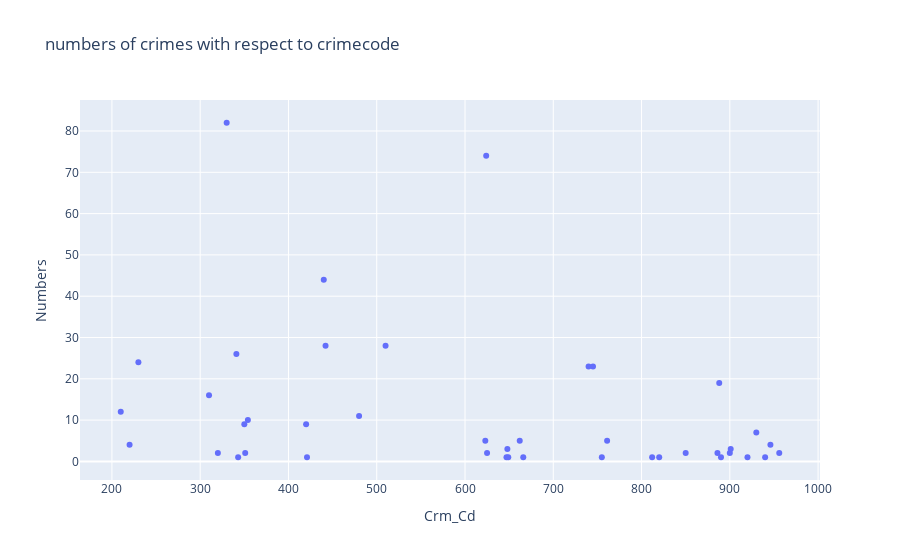

Notebook code for this chart:
### Code cell
st=px.scatter(data,x="Crm_Cd",y="Numbers",title="numbers of crimes with respect to crimecode")
st.show()

### Figure 1 — Plotly figure (JSON) as saved in the notebook; plotly's stock layout.template omitted (floating-point values rounded to 4 significant figures)
{"data": [{"hovertemplate": "Crm_Cd=%{x}<br>Numbers=%{y}<extra></extra>", "legendgroup": "", "marker": {"color": "#636efa", "symbol": "circle"}, "mode": "markers", "name": "", "orientation": "v", "showlegend": false, "type": "scatter", "x": [210, 220, 230, 310, 320, 330, 341, 343, 350, 351, 354, 420, 421, 440, 442, 480, 510, 623, 624, 625, 647, 648, 649, 662, 666, 740, 745, 755, 761, 812, 820, 850, 886, 888, 890, 900, 901, 920, 930, 940, 946, 956], "xaxis": "x", "y": [12, 4, 24, 16, 2, 82, 26, 1, 9, 2, 10, 9, 1, 44, 28, 11, 28, 5, 74, 2, 1, 3, 1, 5, 1, 23, 23, 1, 5, 1, 1, 2, 2, 19, 1, 2, 3, 1, 7, 1, 4, 2], "yaxis": "y"}], "layout": {"legend": {"tracegroupgap": 0}, "title": {"text": "numbers of crimes with respect to crimecode"}, "xaxis": {"anchor": "y", "domain": [0, 1], "title": {"text": "Crm_Cd"}}, "yaxis": {"anchor": "x", "domain": [0, 1], "title": {"text": "Numbers"}}}}
